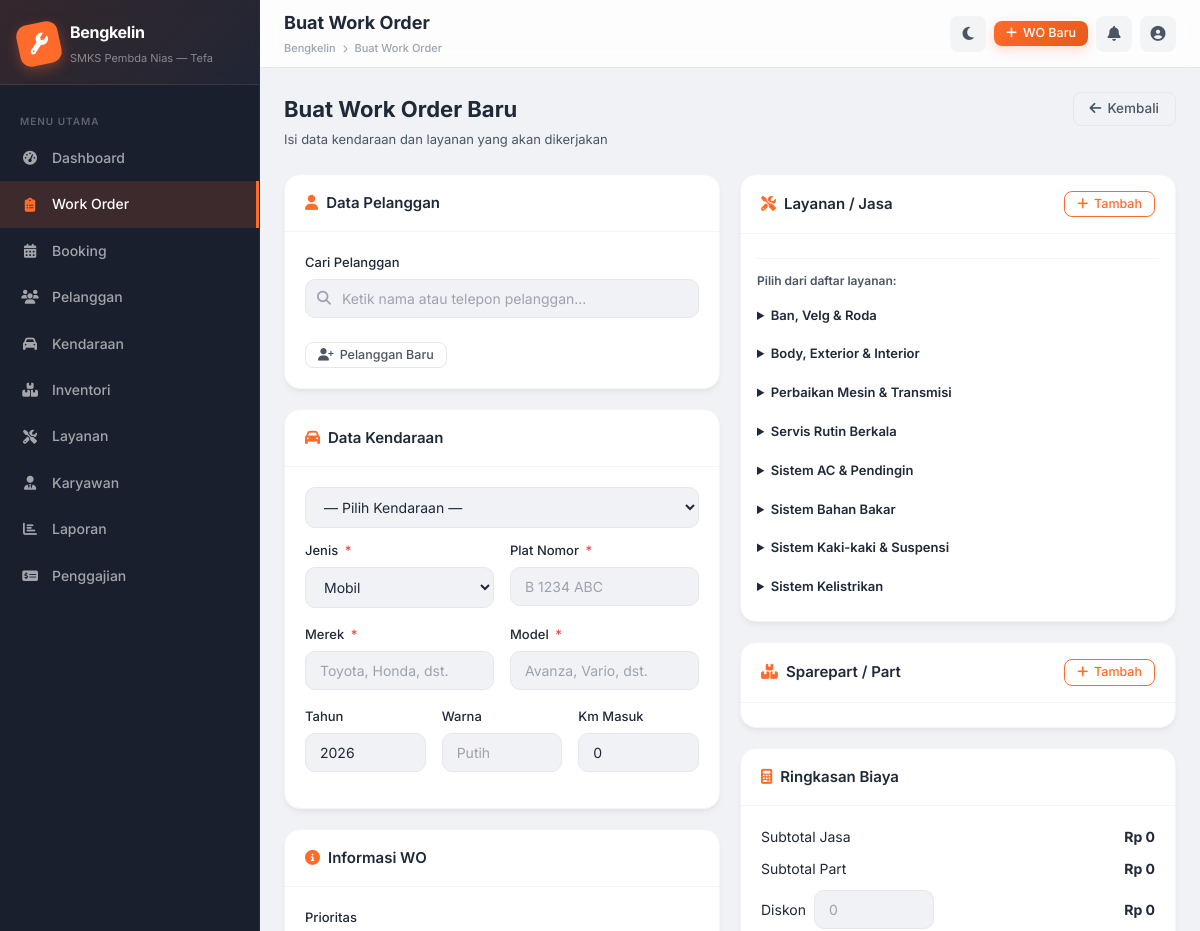
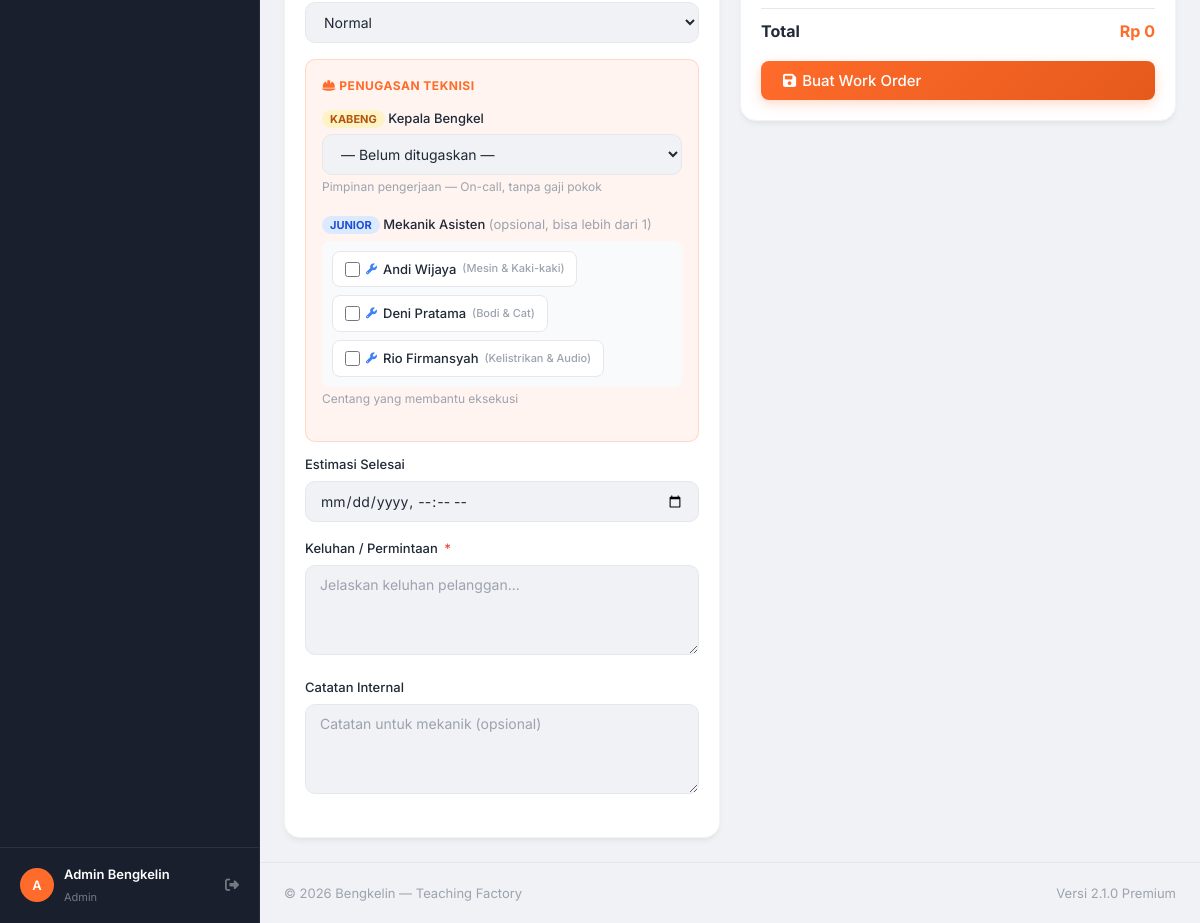
The page /pages/work-orders/create.php (signed in) on the database its author committed (2 pictures, top to bottom).
### tables this page shows
CREATE TABLE `employees` (
  `id` int(11) NOT NULL AUTO_INCREMENT,
  `user_id` int(11) DEFAULT NULL,
  `employee_id` varchar(20) NOT NULL,
  `name` varchar(100) NOT NULL,
  `phone` varchar(20) DEFAULT NULL,
  `address` text DEFAULT NULL,
  `position` enum('owner','admin','kabeng','mekanik') NOT NULL,
  `specialization` text DEFAULT NULL,
  `join_date` date DEFAULT NULL,
  `salary` decimal(12,2) DEFAULT 0.00,
  `commission_rate` decimal(5,2) DEFAULT 0.00,
  `status` enum('active','inactive') DEFAULT 'active',
  `created_at` timestamp NOT NULL DEFAULT CURRENT_TIMESTAMP,
  PRIMARY KEY (`id`),
  UNIQUE KEY `employee_id` (`employee_id`),
  FOREIGN KEY (`user_id`) REFERENCES `users`(`id`) ON DELETE SET NULL
);

CREATE TABLE `service_categories` (
  `id` int(11) NOT NULL AUTO_INCREMENT,
  `name` varchar(100) NOT NULL,
  `description` text DEFAULT NULL,
  `vehicle_type` enum('mobil','motor','both') DEFAULT 'both',
  `color` varchar(7) DEFAULT '#FF6B2B',
  `icon` varchar(50) DEFAULT 'fa-wrench',
  PRIMARY KEY (`id`)
);

### pages/work-orders/create.php (the view, shortened to what this page needs)
<?php
$db = getDB();
$preCustomer = null; $preVehicle = null;
$preBooking = null;
$juniorList   = $db->query("SELECT id,name,specialization FROM employees WHERE position='mekanik' AND status='active' ORDER BY name")->fetchAll();
$serviceCategories= $db->query("SELECT sc.*,GROUP_CONCAT(s.id,'::',s.name,'::',s.price_car,'::',s.price_motorcycle ORDER BY s.name SEPARATOR '||') as services FROM service_categories sc LEFT JOIN services s ON sc.id=s.category_id AND s.status='active' GROUP BY sc.id ORDER BY sc.name")->fetchAll();
include __DIR__ . '/../../includes/header.php';
?>
<div class="page-header">
  <div class="page-header-left">
    <h1>Buat Work Order Baru</h1>
    <p>Isi data kendaraan dan layanan yang akan dikerjakan</p>
  </div>
  <div class="page-header-right">
    <a href="<?= BASE_URL ?>/pages/work-orders/index.php" class="btn btn-outline"><i class="fas fa-arrow-left"></i> Kembali</a>
  </div>
</div>
<form method="POST" action="<?= BASE_URL ?>/pages/work-orders/action.php" id="form-wo">
<div class="grid-2">
  <div style="display:flex;flex-direction:column;gap:20px">
    <div class="card">
      <div class="card-header">
        <div class="card-header-title"><i class="fas fa-user" style="color:var(--primary);margin-right:8px"></i>Data Pelanggan</div>
      </div>
      <div class="card-body">
        <div class="form-group">
          <label class="form-label">Cari Pelanggan</label>
          <div class="search-box">
            <input type="text" id="customer-search" class="form-control" placeholder="Ketik nama atau telepon pelanggan..." autocomplete="off" value="<?= $preCustomer ? htmlspecialchars($preCustomer['name']) : '' ?>">
          </div>
        </div>
        <button type="button" onclick="toggleNewCustomer()" class="btn btn-outline btn-sm mt-8" id="btn-new-customer">
          <i class="fas fa-user-plus"></i> Pelanggan Baru
        </button>
      </div>
    </div>
    <div class="card">
      <div class="card-header">
        <div class="card-header-title"><i class="fas fa-car" style="color:var(--primary);margin-right:8px"></i>Data Kendaraan</div>
      </div>
      <div class="card-body">
        <div id="vehicle-select-area">
          <select name="vehicle_id" id="vehicle-id" class="form-control mb-12" onchange="onVehicleChange(this.value)">
            <option value="">— Pilih Kendaraan —</option>
          </select>
        </div>
        <div id="new-vehicle-form">
          <div class="form-row">
            <div class="form-group">
              <label class="form-label">Jenis <span class="req">*</span></label>
              <select name="vehicle_type" id="v-type" class="form-control" onchange="onVtypeChange(this.value)">
                <option value="mobil">Mobil</option>
              </select>
            </div>
            <div class="form-group">
              <label class="form-label">Plat Nomor <span class="req">*</span></label>
              <input type="text" name="plate_number" id="v-plate" class="form-control" placeholder="B 1234 ABC" oninput="this.value=this.value.toUpperCase()" value="<?= $preVehicle ? $preVehicle['plate_number'] : ($preBooking ? $preBooking['plate_number'] : '') ?>">
            </div>
          </div>
          <div class="form-row">
            <div class="form-group">
              <label class="form-label">Merek <span class="req">*</span></label>
              <input type="text" name="vehicle_brand" id="v-brand" class="form-control" placeholder="Toyota, Honda, dst." value="<?= $preVehicle ? $preVehicle['brand'] : ($preBooking ? $preBooking['vehicle_brand'] : '') ?>">
            </div>
            <div class="form-group">
              <label class="form-label">Model <span class="req">*</span></label>
              <input type="text" name="vehicle_model" id="v-model" class="form-control" placeholder="Avanza, Vario, dst." value="<?= $preVehicle ? $preVehicle['model'] : ($preBooking ? $preBooking['vehicle_model'] : '') ?>">
            </div>
          </div>
          <div class="form-row-3">
            <div class="form-group">
              <label class="form-label">Tahun</label>
              <input type="number" name="vehicle_year" class="form-control" min="1990" max="<?= date('Y')+1 ?>" value="<?= $preVehicle ? $preVehicle['year'] : ($preBooking ? $preBooking['vehicle_year'] : date('Y')) ?>">
            </div>
            <div class="form-group">
              <label class="form-label">Warna</label>
              <input type="text" name="vehicle_color" class="form-control" placeholder="Putih" value="<?= $preVehicle ? $preVehicle['color'] : '' ?>">
            </div>
            <div class="form-group">
              <label class="form-label">Km Masuk</label>
              <input type="number" name="km_in" id="v-km" class="form-control" min="0" placeholder="0" value="<?= $preVehicle ? $preVehicle['km_current'] : '0' ?>">
            </div>
          </div>
        </div>
      </div>
    </div>
    <div class="card">
      <div class="card-header">
        <div class="card-header-title"><i class="fas fa-info-circle" style="color:var(--primary);margin-right:8px"></i>Informasi WO</div>
      </div>
      <div class="card-body">
        <div class="form-group">
          <label class="form-label">Prioritas</label>
          <select name="priority" class="form-control">
            <option value="normal">Normal</option>
          </select>
        </div>
        <div style="background:var(--primary-bg);border-radius:10px;padding:16px;border:1px solid rgba(255,107,43,.2);margin-bottom:12px">
          <div style="font-size:12px;font-weight:700;color:var(--primary);text-transform:uppercase;letter-spacing:.5px;margin-bottom:12px">
            <i class="fas fa-hard-hat"></i> Penugasan Teknisi
          </div>
          <div class="form-group">
            <label class="form-label">
              <span style="background:#FEF3C7;color:#B45309;padding:2px 8px;border-radius:99px;font-size:11px;font-weight:700">KABENG</span>
              Kepala Bengkel
            </label>
            <select name="mechanic_id" id="mechanic_id" class="form-control" onchange="updateRevenuePreview()">
              <option value="">— Belum ditugaskan —</option>
            </select>
            <small style="color:var(--text-muted);font-size:12px">Pimpinan pengerjaan — On-call, tanpa gaji pokok</small>
          </div>
          <div class="form-group" style="margin-top:4px">
            <label class="form-label">
              <span style="background:#DBEAFE;color:#1D4ED8;padding:2px 8px;border-radius:99px;font-size:11px;font-weight:700">JUNIOR</span>
              Mekanik Asisten
              <span style="color:var(--text-muted);font-weight:400">(opsional, bisa lebih dari 1)</span>
            </label>
            <?php if (empty($juniorList)): ?>
            <div style="font-size:13px;color:var(--text-muted);padding:10px;background:#f9fafb;border-radius:8px">Belum ada Junior Mekanik aktif</div>
            <?php else: ?>
            <div style="display:flex;flex-wrap:wrap;gap:8px;padding:10px;background:#f9fafb;border-radius:8px" id="junior-checkboxes">
              <?php foreach ($juniorList as $m): ?>
              <label id="jlabel-<?= $m['id'] ?>" style="display:flex;align-items:center;gap:6px;padding:7px 12px;border-radius:8px;background:#fff;border:1px solid var(--border);cursor:pointer;font-size:13px;font-weight:500;transition:all .15s"
                     onmouseover="this.style.borderColor='var(--primary)'" onmouseout="if(!document.getElementById('ast-<?= $m['id'] ?>').checked)this.style.borderColor='var(--border)'">
                <input type="checkbox" name="assistant_ids[]" id="ast-<?= $m['id'] ?>" value="<?= $m['id'] ?>"
                       onchange="checkboxChanged(this, <?= $m['id'] ?>)" style="accent-color:var(--primary);width:15px;height:15px">
                <i class="fas fa-wrench" style="color:var(--info);font-size:11px"></i>
                <?= htmlspecialchars($m['name']) ?>
                <?php if ($m['specialization']): ?><span style="font-size:11px;color:var(--text-muted)">(<?= $m['specialization'] ?>)</span><?php endif; ?>
              </label>
              <?php endforeach; ?>
            </div>
            <small style="color:var(--text-muted);font-size:12px">Centang yang membantu eksekusi</small>
            <?php endif; ?>
          </div>
        </div>
        <div class="form-group">
          <label class="form-label">Estimasi Selesai</label>
          <input type="datetime-local" name="estimated_finish" class="form-control">
        </div>
        <div class="form-group">
          <label class="form-label">Keluhan / Permintaan <span class="req">*</span></label>
          <textarea name="complaint" class="form-control" rows="3" required placeholder="Jelaskan keluhan pelanggan..."><?= $preBooking ? htmlspecialchars($preBooking['complaint']) : '' ?></textarea>
        </div>
        <div class="form-group">
          <label class="form-label">Catatan Internal</label>
          <textarea name="notes" class="form-control" rows="2" placeholder="Catatan untuk mekanik (opsional)"></textarea>
        </div>
      </div>
    </div>
  </div>
  <div style="display:flex;flex-direction:column;gap:20px">
    <div class="card">
      <div class="card-header">
        <div class="card-header-title"><i class="fas fa-tools" style="color:var(--primary);margin-right:8px"></i>Layanan / Jasa</div>
        <button type="button" class="btn btn-outline-primary btn-sm" onclick="addServiceRow()"><i class="fas fa-plus"></i> Tambah</button>
      </div>
      <div class="card-body" style="padding:12px 16px">
        <div style="margin-top:12px;border-top:1px solid var(--border-light);padding-top:12px">
          <div style="font-size:12px;font-weight:600;color:var(--text-secondary);margin-bottom:8px">Pilih dari daftar layanan:</div>
          <?php foreach ($serviceCategories as $cat): if (!$cat['services']) continue; ?>
          <details style="margin-bottom:6px">
            <summary style="cursor:pointer;font-size:13px;font-weight:600;color:var(--text-primary);padding:6px 0"><?= htmlspecialchars($cat['name']) ?></summary>
          </details>
          <?php endforeach; ?>
        </div>
      </div>
    </div>
    <div class="card">
      <div class="card-header">
        <div class="card-header-title"><i class="fas fa-boxes" style="color:var(--primary);margin-right:8px"></i>Sparepart / Part</div>
        <button type="button" class="btn btn-outline-primary btn-sm" onclick="addPartRow()"><i class="fas fa-plus"></i> Tambah</button>
      </div>
      <div class="card-body" style="padding:12px 16px">
      </div>
    </div>
    <div class="card" style="position:sticky;top:80px">
      <div class="card-header">
        <div class="card-header-title"><i class="fas fa-calculator" style="color:var(--primary);margin-right:8px"></i>Ringkasan Biaya</div>
      </div>
      <div class="card-body">
        <div style="display:flex;flex-direction:column;gap:10px">
          <div class="d-flex justify-between" style="font-size:14px"><span>Subtotal Jasa</span><strong id="sum-services">Rp 0</strong></div>
          <div class="d-flex justify-between" style="font-size:14px"><span>Subtotal Part</span><strong id="sum-parts">Rp 0</strong></div>
          <div class="d-flex justify-between align-center" style="font-size:14px">
            <label style="display:flex;align-items:center;gap:8px">
              Diskon
              <input type="number" name="discount" id="inp-discount" class="form-control" style="width:120px" min="0" placeholder="0" oninput="recalcTotal()">
            </label>
            <strong id="sum-discount">Rp 0</strong>
          </div>
          <hr style="border:none;border-top:1px solid var(--border)">
          <div class="d-flex justify-between" style="font-size:16px;font-weight:700">
            <span>Total</span>
            <span id="sum-total" style="color:var(--primary)">Rp 0</span>
          </div>
        </div>
        <button type="submit" class="btn btn-primary w-100 btn-lg mt-16">
          <i class="fas fa-save"></i> Buat Work Order
        </button>
      </div>
    </div>
  </div>
</div>
</form>
<?php include __DIR__ . '/../../includes/footer.php'; ?>

### rows shown on the page
employees: name "Andi Wijaya", specialization "Mesin & Kaki-kaki"
employees: name "Deni Pratama", specialization "Bodi & Cat"
employees: name "Rio Firmansyah", specialization "Kelistrikan & Audio"
service_categories: name "Ban, Velg & Roda"
service_categories: name "Body, Exterior & Interior"
service_categories: name "Perbaikan Mesin & Transmisi"
service_categories: name "Servis Rutin Berkala"
service_categories: name "Sistem AC & Pendingin"
service_categories: name "Sistem Bahan Bakar"
service_categories: name "Sistem Kaki-kaki & Suspensi"
service_categories: name "Sistem Kelistrikan"

### other values the page prints
$item['label'] "Dashboard"
$item['label'] "Work Order"
$item['label'] "Booking"
$item['label'] "Pelanggan"
$item['label'] "Kendaraan"
$item['label'] "Inventori"
$item['label'] "Layanan"
$item['label'] "Karyawan"
$item['label'] "Laporan"
$item['label'] "Penggajian"
substr($user['name'], 0, 1) "A"
$user['name'] "Admin Bengkelin"
$user['role'] "Admin"
$pageTitle "Buat Work Order"
$title "Buat Work Order"
